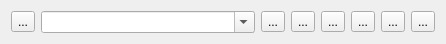
<?xml version="1.0" encoding="UTF-8"?>
<ui version="4.0">
 <class>DirNavBar</class>
 <widget class="QWidget" name="DirNavBar">
  <property name="geometry">
   <rect>
    <x>0</x>
    <y>0</y>
    <width>446</width>
    <height>36</height>
   </rect>
  </property>
  <property name="windowTitle">
   <string>Form</string>
  </property>
  <layout class="QHBoxLayout" name="horizontalLayout">
   <item>
    <widget class="QToolButton" name="toolButton_6">
     <property name="toolTip">
      <string>Bookmarks</string>
     </property>
     <property name="text">
      <string>...</string>
     </property>
     <property name="icon">
      <iconset resource="../nullfxp.qrc">
       <normaloff>:/icons/folder-favorites.png</normaloff>:/icons/folder-favorites.png</iconset>
     </property>
    </widget>
   </item>
   <item>
    <widget class="QComboBox" name="comboBox">
     <property name="editable">
      <bool>true</bool>
     </property>
     <property name="currentIndex">
      <number>-1</number>
     </property>
     <item>
      <property name="text">
       <string>Clear...</string>
      </property>
     </item>
    </widget>
   </item>
   <item>
    <widget class="QToolButton" name="toolButton_5">
     <property name="toolTip">
      <string>Go Home</string>
     </property>
     <property name="text">
      <string>...</string>
     </property>
     <property name="icon">
      <iconset resource="../nullfxp.qrc">
       <normaloff>:/icons/user-home.png</normaloff>:/icons/user-home.png</iconset>
     </property>
    </widget>
   </item>
   <item>
    <widget class="QToolButton" name="toolButton_4">
     <property name="toolTip">
      <string>Go Previous</string>
     </property>
     <property name="text">
      <string>...</string>
     </property>
     <property name="icon">
      <iconset resource="../nullfxp.qrc">
       <normaloff>:/icons/go-previous.png</normaloff>:/icons/go-previous.png</iconset>
     </property>
    </widget>
   </item>
   <item>
    <widget class="QToolButton" name="toolButton_3">
     <property name="toolTip">
      <string>Go Next</string>
     </property>
     <property name="text">
      <string>...</string>
     </property>
     <property name="icon">
      <iconset resource="../nullfxp.qrc">
       <normaloff>:/icons/go-next.png</normaloff>:/icons/go-next.png</iconset>
     </property>
    </widget>
   </item>
   <item>
    <widget class="QToolButton" name="toolButton_2">
     <property name="toolTip">
      <string>Go Parent</string>
     </property>
     <property name="text">
      <string>...</string>
     </property>
     <property name="icon">
      <iconset resource="../nullfxp.qrc">
       <normaloff>:/icons/go-up.png</normaloff>:/icons/go-up.png</iconset>
     </property>
    </widget>
   </item>
   <item>
    <widget class="QToolButton" name="toolButton">
     <property name="toolTip">
      <string>Reload</string>
     </property>
     <property name="text">
      <string>...</string>
     </property>
     <property name="icon">
      <iconset resource="../nullfxp.qrc">
       <normaloff>:/icons/appointment-recurring.png</normaloff>:/icons/appointment-recurring.png</iconset>
     </property>
    </widget>
   </item>
   <item>
    <widget class="QToolButton" name="toolButton_7">
     <property name="toolTip">
      <string>Zoon In/Out View</string>
     </property>
     <property name="text">
      <string>...</string>
     </property>
     <property name="icon">
      <iconset resource="../nullfxp.qrc">
       <normaloff>:/icons/zoom-in.png</normaloff>:/icons/zoom-in.png</iconset>
     </property>
    </widget>
   </item>
  </layout>
 </widget>
 <resources>
  <include location="../nullfxp.qrc"/>
 </resources>
 <connections/>
</ui>
